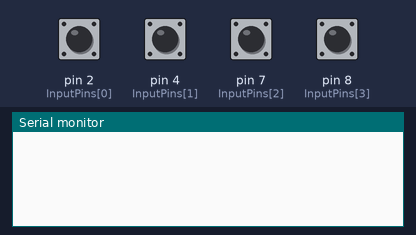
Simulated run of this sketch. Board: Arduino Uno, built with avr-gcc and run on an emulated ATmega328P. On the bench: the last lines printed to the serial monitor. The inputs (shaded band) are chosen by the test bench; at power-on: pin 2 (InputPins[0]), pin 4 (InputPins[1]), pin 7 (InputPins[2]), pin 8 (InputPins[3]) HIGH.

Above: at 1.2 s.
1.3 s: pin 2 (InputPins[0]) pulled LOW for 0.15 s
At 2.5 s:
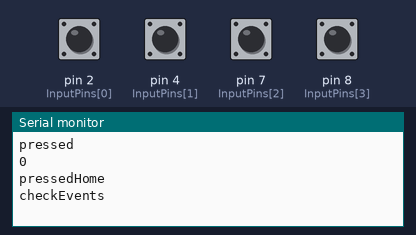
2.9 s: pin 4 (InputPins[1]) pulled LOW for 0.15 s
At 3.9 s:
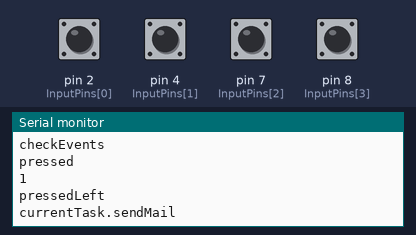
4.5 s: pin 7 (InputPins[2]) pulled LOW for 0.15 s
At 5.2 s:
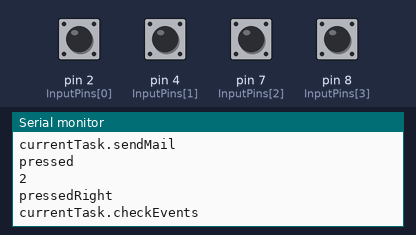
6.1 s: pin 8 (InputPins[3]) pulled LOW for 0.15 s
At 7.3 s:
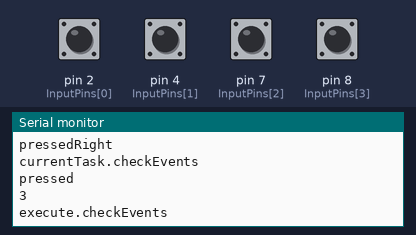
7.7 s: pin 7 (InputPins[2]) pulled LOW for 1 s
At 8.8 s:
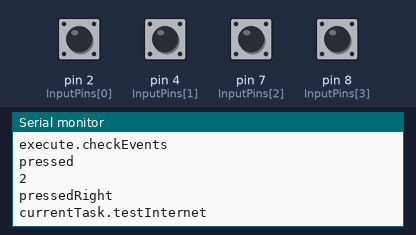
10.2 s: pin 2 (InputPins[0]) pulled LOW for 1 s
At 10.7 s:
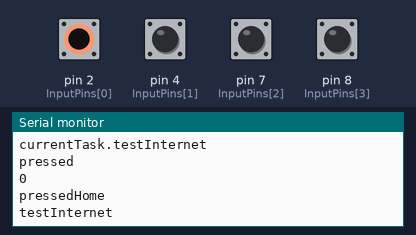
Timing chart, 0 to 13.2 s (numbered marks = the images above; inputs shaded):
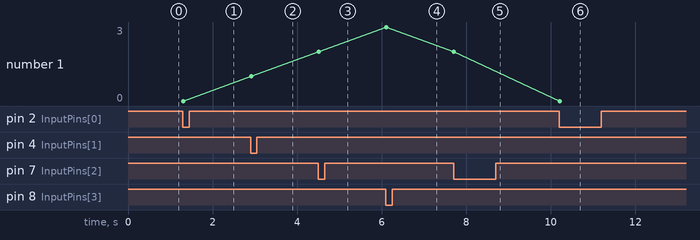

The sketch:

AutoFefe.ino
```cpp
const int numOfInputs = 4;
const int InputPins[numOfInputs] = {2, 4, 7, 8};
int InputStates[numOfInputs] = {0, 0, 0, 0};
int InputStatesOld[numOfInputs] = {0, 0, 0, 0};
bool inputFlags[numOfInputs] = {false, false, false, false};
long LastDebounceTime[numOfInputs] = {0, 0, 0, 0};
long DebounceDelay = 10;

const int numOfTasks = 3;
int currentTask = 0;
String tasks[numOfTasks] = {"checkEvents", "testInternet", "sendMail"};

void setup()
{
  for (int i = 0; i < numOfInputs; i++)
  {
    pinMode(InputPins[i], INPUT_PULLUP);
  }
  Serial.begin(115200);
}

// ! Debouncing

void setInputFlags()
{
  for (int i = 0; i < numOfInputs; i++)
  {
    int reading = digitalRead(InputPins[i]);
    if (reading != InputStatesOld[i])
    {
      LastDebounceTime[i] = millis();
    }
    if ((millis() - LastDebounceTime[i]) > DebounceDelay)
    {
      if (InputStates[i] != reading)
      {
        InputStates[i] = reading;
        if (InputStates[i] == LOW)
        {
          inputFlags[i] = true;
        }
      }
    }
    InputStatesOld[i] = reading;
  }
}

void resolveInputFlags()
{
  for (int i = 0; i < numOfInputs; i++)
  {
    if (inputFlags[i] == true)
    {
      Serial.println("pressed");
      Serial.println(i);
      inputAction(i);
      inputFlags[i] = false;
    }
  }
}

void inputAction(int input)
{
  if (input == 0)
  {
    Serial.println("pressedHome");
    Serial.println(tasks[currentTask]);
    currentTask = 0;
  }
  else if (input == 1)
  {
    Serial.println("pressedLeft");
    currentTask = (currentTask - 1 + numOfTasks) % numOfTasks;
    Serial.print("currentTask.");
    Serial.println(tasks[currentTask]);
  }
  else if (input == 2)
  {
    Serial.println("pressedRight");
    currentTask = (currentTask + 1) % numOfTasks;
    Serial.print("currentTask.");
    Serial.println(tasks[currentTask]);
  }
  else if (input == 3)
  {
    Serial.print("execute.");
    Serial.println(tasks[currentTask]);
  }
}

void loop()
{
  setInputFlags();
  resolveInputFlags();
}
```

Measured:
- after the input at 1.3 s, the serial monitor: prints a new line at once (image 1)
- after the input at 2.9 s, the serial monitor: prints a new line at once (image 2)
- after the input at 4.5 s, the serial monitor: prints a new line at once (image 3)
- after the input at 6.1 s, the serial monitor: prints a new line at once (image 4)
- after the input at 7.7 s, the serial monitor: prints a new line at once (image 5)
- after the input at 10.2 s, the serial monitor: prints a new line at once (image 6)
- plotted number 1: 0 → 1 after the input at 2.9 s, 1 → 2 after the input at 4.5 s, 2 → 3 after the input at 6.1 s, 3 → 2 after the input at 7.7 s, 2 → 0 after the input at 10.2 s
